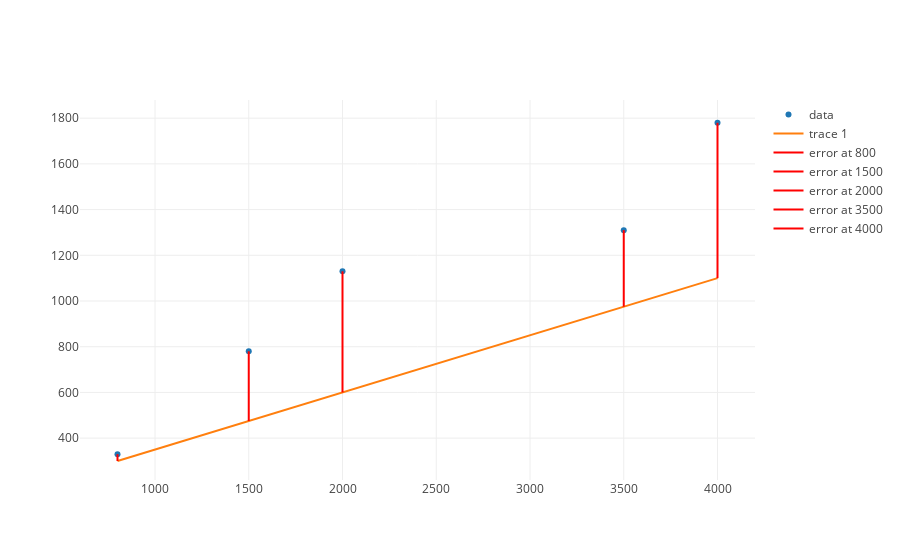

Notebook source saved alongside this figure:
### Code cell
plot(loss.error_traces_and_hypothesis())

### Figure 1 — Plotly figure (JSON) as saved in the notebook; plotly's stock layout.template omitted (floating-point values rounded to 4 significant figures)
{"data": [{"mode": "markers", "name": "data", "text": [], "type": "scatter", "uid": "949fe7a7-4b67-4a05-926a-d0f03a31fc23", "x": [800, 1500, 2000, 3500, 4000], "y": [330, 780, 1130, 1310, 1780]}, {"mode": "lines", "text": "y = 0.25x + 100", "type": "scatter", "uid": "05ddb940-8b71-4e6e-a3bf-6fabe118cd33", "x": [800, 1500, 2000, 3500, 4000], "y": [300, 475, 600, 975, 1100]}, {"hoverinfo": "none", "marker": {"color": "red"}, "mode": "lines", "name": "error at 800", "text": ["30.0"], "textposition": "top right", "type": "scatter", "uid": "65e0d8f6-9ec5-4af5-a9b4-c81bcffbad98", "x": [800, 800], "y": [300, 330]}, {"hoverinfo": "none", "marker": {"color": "red"}, "mode": "lines", "name": "error at 1500", "text": ["305.0"], "textposition": "top right", "type": "scatter", "uid": "39842a0f-2690-4289-a10a-bb8c2a13f00b", "x": [1500, 1500], "y": [475, 780]}, {"hoverinfo": "none", "marker": {"color": "red"}, "mode": "lines", "name": "error at 2000", "text": ["530.0"], "textposition": "top right", "type": "scatter", "uid": "45a473ac-49ee-479c-a843-f4052ef84830", "x": [2000, 2000], "y": [600, 1130]}, {"hoverinfo": "none", "marker": {"color": "red"}, "mode": "lines", "name": "error at 3500", "text": ["335.0"], "textposition": "top right", "type": "scatter", "uid": "c0552618-8584-4168-a6e2-dfcf6e7c3189", "x": [3500, 3500], "y": [975, 1310]}, {"hoverinfo": "none", "marker": {"color": "red"}, "mode": "lines", "name": "error at 4000", "text": ["680.0"], "textposition": "top right", "type": "scatter", "uid": "50c28307-cf46-4cec-bf4e-3dfb6bd3d8d3", "x": [4000, 4000], "y": [1100, 1780]}], "layout": {"autosize": true, "xaxis": {"autorange": true, "range": [602.3, 4198.0], "type": "linear"}, "yaxis": {"autorange": true, "range": [216.5, 1887.0], "type": "linear"}}}
